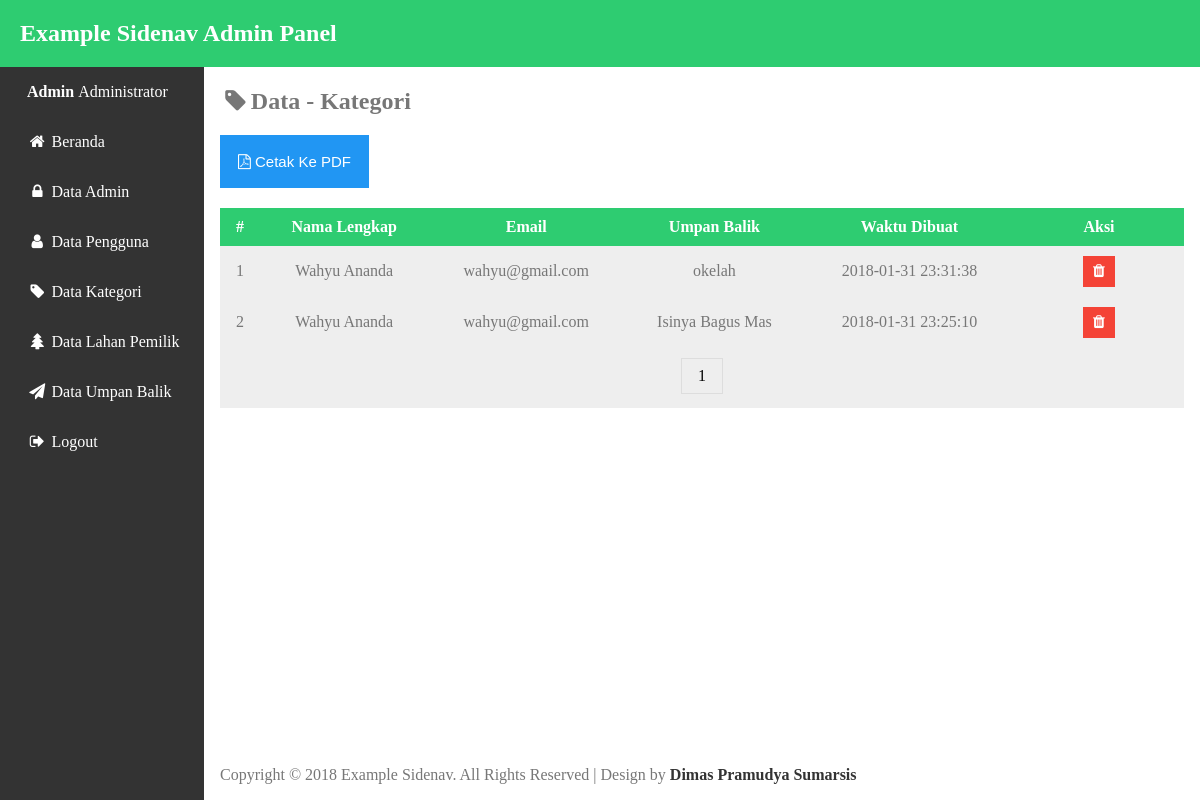
Before: /adm/feedbackData.php (signed in) with the older database file.
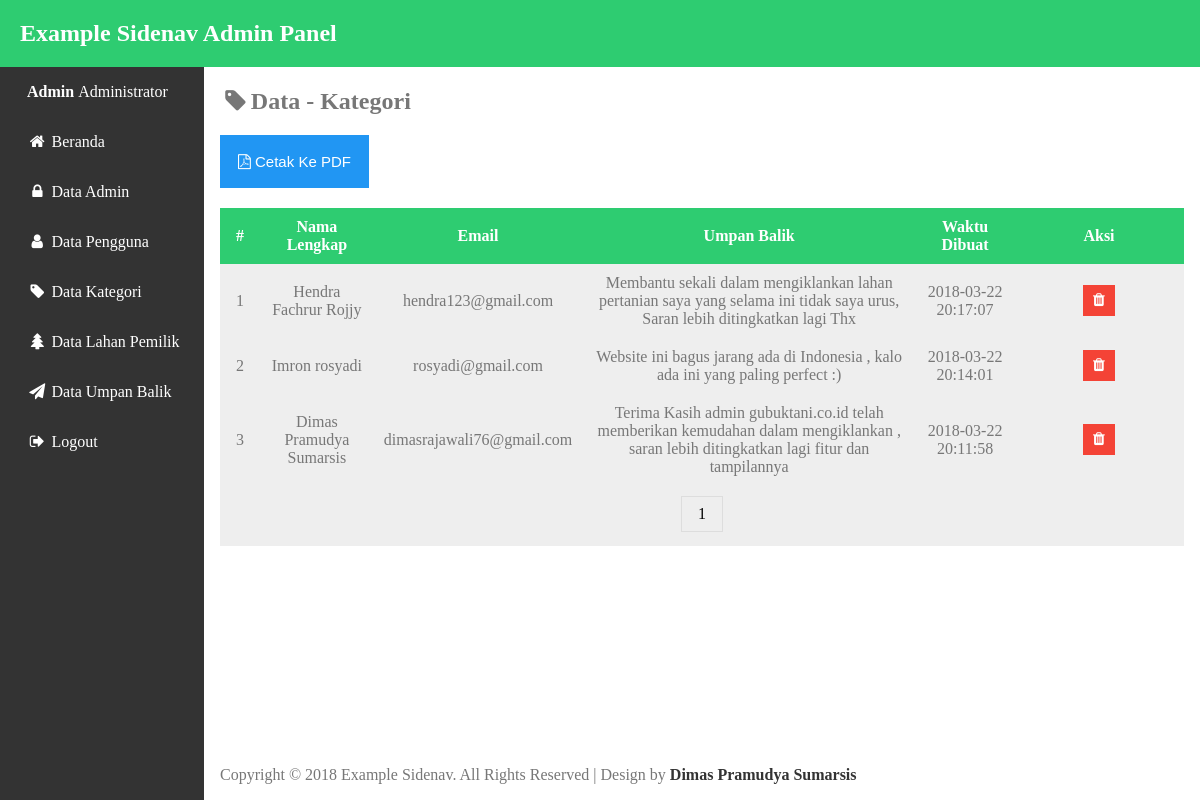
After: the same page with the newer database file.
### tables this page shows
CREATE TABLE `tb_feedback` (
  `id_feedback` int(11) NOT NULL,
  `nama` varchar(60) NOT NULL,
  `email` varchar(60) NOT NULL,
  `pesan` varchar(300) NOT NULL,
  `create_at` varchar(100) DEFAULT NULL,
  `update_at` varchar(100) DEFAULT NULL
);

### adm/feedbackData.php (the view, shortened to what this page needs)
<?php
    require_once "db.php";
    $limit = 3;
    $sql = "SELECT * FROM tb_feedback";
    $query = $db->prepare($sql);
    $query->execute();
    $total_result = $query->rowCount();
    $total_pages = ceil($total_result/$limit);
    if(!isset($_GET['page']))
    {
      $page = 1;
    }
    else
    {
      $page = $_GET['page'];
    }
    $starting_limit = ($page-1)*$limit;
    $show = "SELECT * FROM tb_feedback ORDER BY create_at DESC LIMIT $starting_limit , $limit";
    $showquery = $db->prepare($show);
    $showquery->execute();
    $data = $showquery->fetchAll();
 ?>
<!DOCTYPE html>
<html>
<head>
<link rel="stylesheet" type="text/css" href="css/style.css">
<link rel="stylesheet" href="css/font-awesome.min.css">
</head>
<body>
<?php include "template/header.php"; ?>
<div class="wrapper">
  <div class="content">
    <h2><i class="fa fa-tag fa-fw" aria-hidden="true"></i>Data - Kategori</h2>
    <a href="fpdf/FeedbackPDF.php" target="_blank"><button class="btn info"><i class="fa fa-file-pdf-o"></i> Cetak Ke PDF</button></a>
    <div style="overflow-x:auto;">
      <table id="myTable">
        <tr>
          <th class="no-column">#</th>
          <th>Nama Lengkap</th>
          <th>Email</th>
          <th>Umpan Balik</th>
          <th>Waktu Dibuat</th>
          <th class="action-column">Aksi</th>
        </tr>
        <?php
        $no=1;
        foreach ($data as $value): ?>
        <tr>
          <td><?php echo $no++; ?></td>
          <td><?php echo $value['nama']; ?></td>
          <td><?php echo $value['email']; ?></td>
          <td><?php echo $value['pesan']; ?></td>
          <td><?php echo $value['create_at']; ?></td>
          <td>
            <a href="feedbackProses.php?id_feedback=<?php echo $value['id_feedback']; ?>" class="btn act danger"><i class="fa fa-trash"></i></a>
          </td>
        </tr>
        <?php endforeach; ?>
        <tr>
          <td colspan="7">
            <div class="pagination">
              <?php for($page=1; $page <= $total_pages ; $page++):?>
                  <a href="<?php echo "?page=$page" ?>"><?php echo $page; ?></a>
              <?php endfor; ?>
            </div>
          </td>
        </tr>
      </table>
    </div>
<?php include "template/footer.php"; ?>
</div>
</body>
</html>

Changed rows visible on the page:
removed tb_feedback: nama "Wahyu Ananda", email "wahyu@gmail.com", pesan "okelah", create_at "2018-01-31 23:31:38"
removed tb_feedback: nama "Wahyu Ananda", email "wahyu@gmail.com", pesan "Isinya Bagus Mas", create_at "2018-01-31 23:25:10"
added tb_feedback: nama "Hendra Fachrur Rojjy", email "hendra123@gmail.com", pesan "Membantu sekali dalam mengiklankan lahan pertanian saya yang selama ini tidak saya urus, Saran lebih ditingkatkan lagi Thx", create_at "2018-03-22 20:17:07"
added tb_feedback: nama "Imron rosyadi", email "rosyadi@gmail.com", pesan "Website ini bagus jarang ada di Indonesia , kalo ada ini yang paling perfect :)", create_at "2018-03-22 20:14:01"
added tb_feedback: nama "Dimas Pramudya Sumarsis", email "dimasrajawali76@gmail.com", pesan "Terima Kasih admin gubuktani.co.id telah memberikan kemudahan dalam mengiklankan , saran lebih ditingkatkan lagi fitur dan tampilannya", create_at "2018-03-22 20:11:58"
